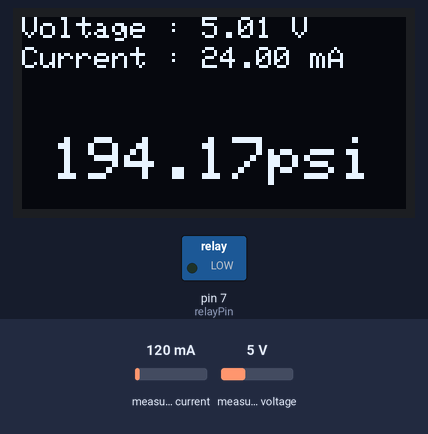
The sketch below on a simulated Arduino Leonardo, built with avr-gcc and run on an emulated ATmega32U4. Shown: 128×64 one-colour display, switched loads named in the sketch (green lamp = pin HIGH). The test bench sets the inputs (shaded band); at power-on: measured current 120 mA, measured voltage 5 V. What the sketch prints to the serial monitor is not drawn.

Above: at 1.2 s.
1.3 s: measured current set to 40 mA
At 2.6 s:
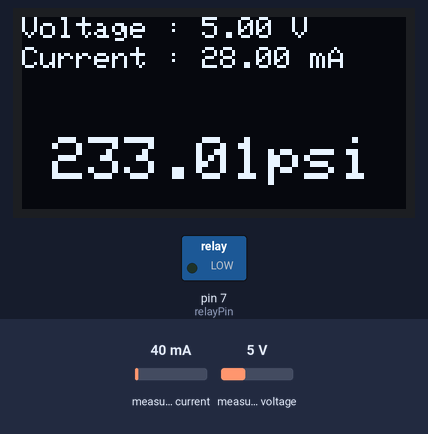
4.6 s: measured voltage set to 0.3 V
At 5.6 s:
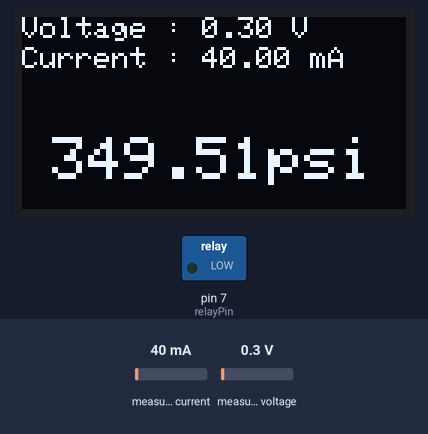
7.8 s: measured current set to 500 mA
At 8.7 s:
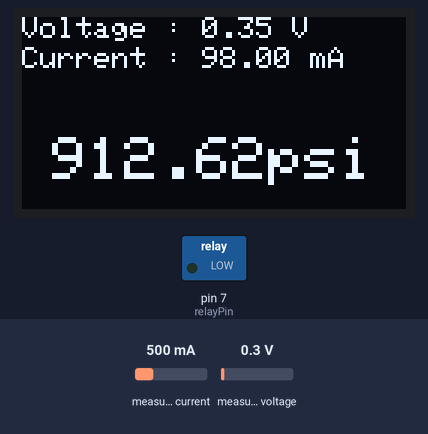
10.9 s: measured voltage set to 3.8 V
At 12.3 s:
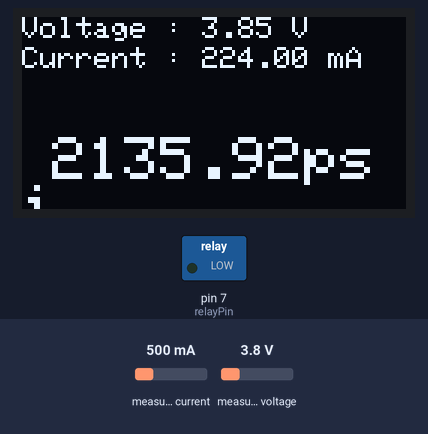
Timing chart, 0 to 13.9 s (numbered marks = the images above; inputs shaded):
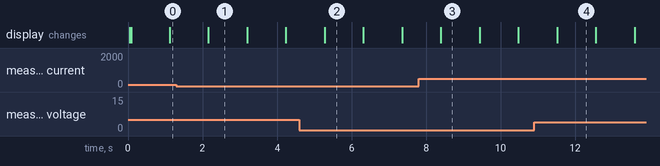

The sketch:

PressureSensorINA219.ino
```cpp
#include <Wire.h>
#include <Adafruit_INA219.h>
#include <SPI.h>
#include <Adafruit_GFX.h>
#include <Adafruit_SSD1306.h>
#include <Fonts/FreeSerifItalic12pt7b.h>
#include <DHT.h>

Adafruit_INA219 ina219;

#define SCREEN_WIDTH 128 // OLED display width, in pixels
#define SCREEN_HEIGHT 64 // OLED display height, in pixels

#define DHT_PIN 2     // Digital pin where the DHT22 is connected
#define RELAY_PIN 6  // Digital pin where the relay module is connected

// Declaration for an SSD1306 display connected to I2C (SDA, SCL pins)
#define OLED_RESET     -1 // Reset pin # (or -1 if sharing Arduino reset pin)
// Define the relay control pin
const int relayPin = 7; // Change this to the pin you've connected the relay to

#define DHT_TYPE DHT22  // Type of DHT sensor (DHT11, DHT22, DHT21)

DHT dht(DHT_PIN, DHT_TYPE);

Adafruit_SSD1306 display(SCREEN_WIDTH, SCREEN_HEIGHT, &Wire, OLED_RESET);

float current_mA = 0;
float loadvoltage = 0;
float power_mW = 0;
float psiVal;

const int numReadings = 10; // Number of readings to average
float currentReadings[numReadings];
int currentReadingIndex = 0;

void setup(void)
{

  Serial.begin(115200);
  while (!Serial) {
    // will pause Zero, Leonardo, etc until serial console opens
    delay(1);
  }
  uint32_t currentFrequency;

  if (! ina219.begin()) {
    Serial.println("Failed to find INA219 chip");
    while (1) {
      delay(10);
    }
  }

  if (!display.begin(SSD1306_SWITCHCAPVCC, 0x3C)) { // Address 0x3D for 128x64
    Serial.println(F("SSD1306 allocation failed"));
    for (;;); // Don't proceed, loop forever
  }
  // Initialize the relay pin as an OUTPUT
  pinMode(relayPin, OUTPUT);
  // Turn off the relay initially

  digitalWrite(relayPin, LOW);
  // Clear the buffer
  display.clearDisplay();
  Serial.println("Measuring voltage and current with INA219 ...");


}

void loop(void)
{
  float shuntvoltage = 0;
  float busvoltage = 0;
  float totalCurrent = 0;


  shuntvoltage = ina219.getShuntVoltage_mV();
  busvoltage = ina219.getBusVoltage_V();
  current_mA = ina219.getCurrent_mA();
  loadvoltage = busvoltage + (shuntvoltage / 1000);

  // Add the current reading to the array
  currentReadings[currentReadingIndex] = current_mA;

  // Increment the reading index
  currentReadingIndex++;

  // If we've reached the end of the array, wrap around to the beginning
  if (currentReadingIndex >= numReadings) {
    currentReadingIndex = 0;
  }

  // Calculate the total current by averaging the readings in the array
  for (int i = 0; i < numReadings; i++) {
    totalCurrent += currentReadings[i];
  }
  current_mA = totalCurrent / numReadings;

  Serial.print("Load Voltage:  "); Serial.print(loadvoltage); Serial.println(" V");
  Serial.print("Current:       "); Serial.print(current_mA); Serial.println(" mA");

  if (current_mA < 6.8) {
    // Turn on the relay
    digitalWrite(relayPin, HIGH);
  } else {
    // Turn off the relay
    digitalWrite(relayPin, LOW);
  }
  psiVal = (current_mA - 4)/0.103;
  display.clearDisplay();
  voltCurrent();
  delay(1000);
}

void voltCurrent() {
  display.setFont();
  display.setTextSize(1.5); // Draw 2X-scale text
  display.setTextColor(WHITE);

  display.setCursor(0, 0);
  display.print("Voltage : ");            // Start at top-left corner
  display.print(loadvoltage);
  display.print(" V");

  display.setCursor(0, 10);
  display.print("Current : ");
  display.print(current_mA);
  display.print(" mA");

  display.setTextSize(2); // Draw 2X-scale text
  display.setCursor(10, 40);
  display.print(psiVal);
  display.print("psi");
  display.display();
}
```

Measured:
- what the display in image 1 shows lasts 1.0 s, from 2.2 s to 3.2 s
